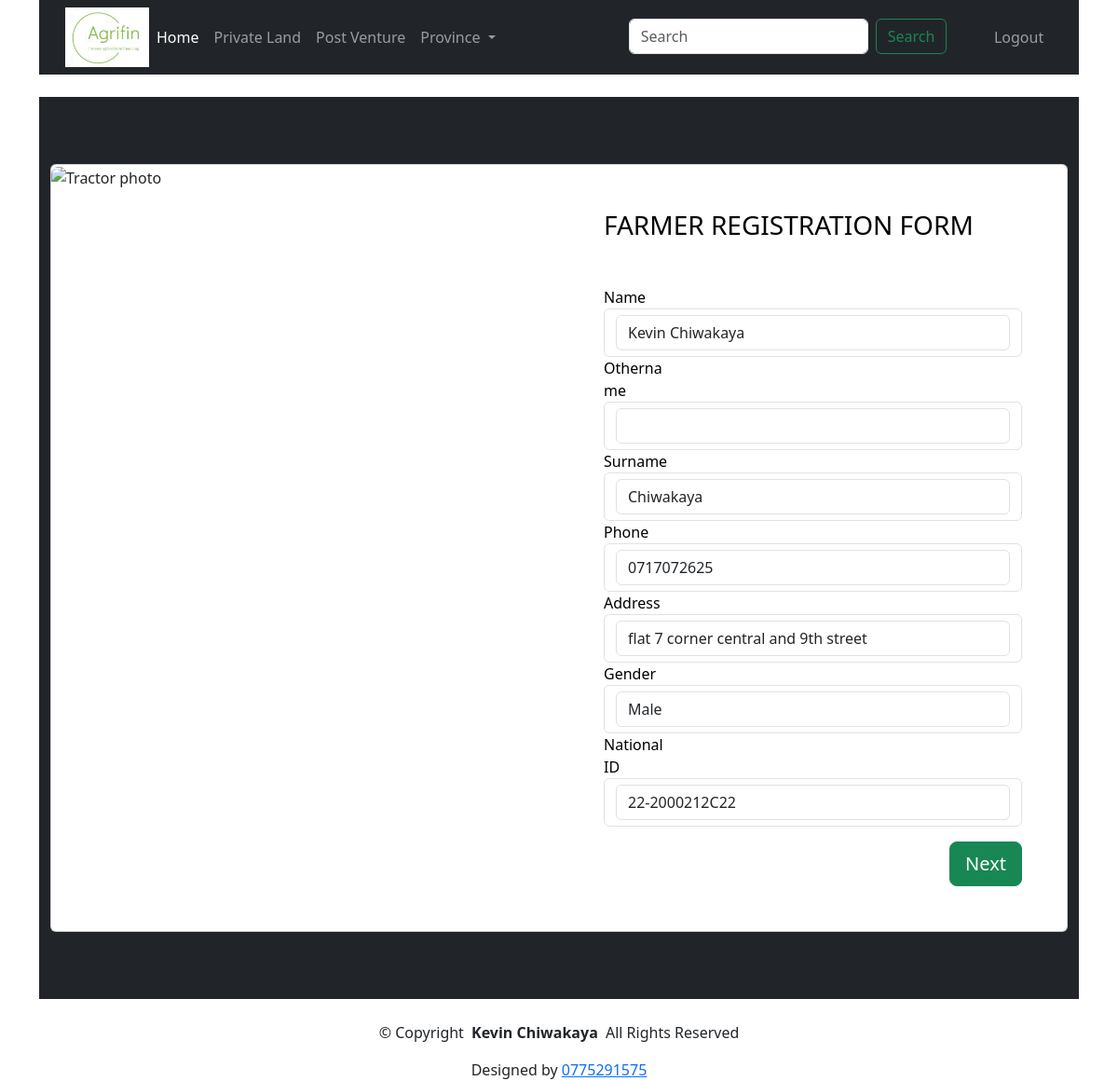
The page /updateFarmer/1/ (signed in) on the database its author committed.
### farmersapp/models.py (models this page shows, shortened)
class Farmer(models.Model):
    gender = (
   ('M','Male'),
   ('F','Female'),
   )
    user = models.OneToOneField(User,on_delete=models.CASCADE,null =True,blank = True)
    name = models.CharField(max_length=250)
    othername = models.CharField(max_length=250,null=True, blank=True)
    surname = models.CharField(max_length=250)
    address = models.CharField(max_length=250)
    phone = models.CharField(max_length=20)
    email = models.CharField(max_length=250, null=True,blank=True)
    gender = models.CharField(max_length=10,choices=gender)
    national_id = models.CharField(max_length=30,null =True,unique=True,editable=True,blank=False)

### farmersapp/views.py (the view)
# urls.py: path("updateFarmer/<str:pk>/",views.updateFarmer,name="updatefarmer"),
@login_required
def updateFarmer(request,pk):
    farmer = Farmer.objects.get(id = pk)
    form = FarmerForm(instance=farmer)
    if request.method =='POST':
        form = FarmerForm(request.POST,instance=farmer)
        if form.is_valid():
            form.save()
            return redirect('ventures')
    context = {'form':form}
    return render (request,'farmer_form.html',context)

### farmersapp/forms.py
class FarmerForm(forms.ModelForm):
    class Meta:
        model = Farmer
        fields = ('name','othername','surname','phone','address','gender','national_id')
        widgets = {
            'name':forms.TextInput(attrs={'class':'form-control'}),
            'othername':forms.TextInput(attrs={'class':'form-control'}),
            'surname':forms.TextInput(attrs={'class':'form-control'}),
            'phone':forms.TextInput(attrs={'class':'form-control'}),
            'address':forms.TextInput(attrs={'class':'form-control'}),
            'gender':forms.Select(attrs={'class':'form-control'}),
            'national_id':forms.TextInput(attrs={'class':'form-control'})
        }

### farmersapp/templates/farmer_form.html (shortened to what this page needs)
{%extends 'main.html'%}
{%block content%}
{%load static%}
    <form method="POST">
<section class="h-100 bg-dark">
    <div class="container py-5 h-100">
      <div class="row d-flex justify-content-center align-items-center h-100">
        <div class="col">
          <div class="card card-registration my-4">
            <div class="row g-0">
              <div class="col-xl-6 d-none d-xl-block">
                <img src="{%static 'images/pexels-mark-stebnicki-11678434.jpg'%}"
                  alt="Tractor photo" class="img-fluid"
                  style="border-top-left-radius: .45rem; border-bottom-left-radius: .45rem;height: 800px;" />
              </div>
              <div class="col-xl-6">
                <div class="card-body p-md-5 text-black">
                  <h3 class="mb-5 text-uppercase">Farmer registration form</h3>
                  <form class="form-horizontal">
                    <div class="form-group">
                      <label for="farmer" class="col-sm-2 control-label">Name</label>
                      <div class="form-control">
                        {{ form.name }}
                      </div>
                    </div>
                    <div class="form-group">
                      <label for="farm_name" class="col-sm-2 control-label">Othername</label>
                      <div class="form-control">
                        {{ form.othername }}
                      </div>
                    </div>
                    <div class="form-group">
                      <label for="plot_number" class="col-sm-2 control-label">Surname</label>
                      <div class="form-control">
                        {{ form.surname }}
                      </div>
                    </div>
                    <div class="form-group">
                      <label for="extend" class="col-sm-2 control-label">Phone</label>
                      <div class="form-control">
                        {{ form.phone }}
                      </div>
                    </div>
                    <div class="form-group">
                      <label for="district" class="col-sm-2 control-label">Address</label>
                      <div class="form-control">
                        {{ form.address }}
                      </div>
                    </div>
                    <div class="form-group">
                      <label for="province" class="col-sm-2 control-label">Gender</label>
                      <div class="form-control">
                        {{form.gender}}
                      </div>
                    </div>
                    <div class="form-group">
                      <label for="ward" class="col-sm-2 control-label">National ID</label>
                      <div class="form-control">
                        {{ form.national_id }}
                      </div>
                    </div>
                  <div class="d-flex justify-content-end pt-3">
                    <button type="submit" class="btn btn-success btn-lg ms-2">Next</button>
                  </div>
                </div>
              </div>
            </div>
          </div>
        </div>
      </div>
    </div>
  </section>
    </form>
{%endblock%}

### rows shown on the page
Farmer: name "Kevin Chiwakaya", surname "Chiwakaya", phone "0717072625", address "flat 7 corner central and 9th street", gender "Male", national_id "22-2000212C22"
